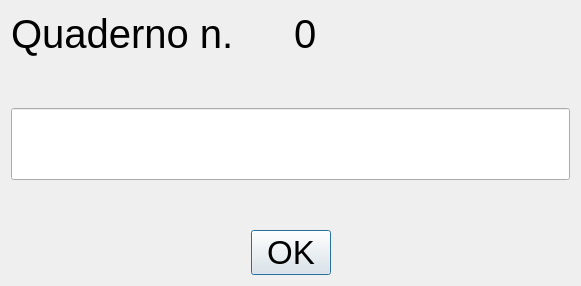
<?xml version="1.0" encoding="UTF-8"?>
<ui version="4.0">
 <class>DialogEtichetta</class>
 <widget class="QDialog" name="DialogEtichetta">
  <property name="geometry">
   <rect>
    <x>0</x>
    <y>0</y>
    <width>581</width>
    <height>286</height>
   </rect>
  </property>
  <property name="windowTitle">
   <string>Dialog</string>
  </property>
  <layout class="QGridLayout" name="gridLayout_2">
   <item row="0" column="0">
    <layout class="QVBoxLayout" name="verticalLayout">
     <item>
      <layout class="QHBoxLayout" name="horizontalLayout">
       <item>
        <widget class="QLabel" name="label">
         <property name="font">
          <font>
           <pointsize>30</pointsize>
          </font>
         </property>
         <property name="text">
          <string>Quaderno n.</string>
         </property>
        </widget>
       </item>
       <item>
        <widget class="QLabel" name="label_2">
         <property name="font">
          <font>
           <pointsize>30</pointsize>
          </font>
         </property>
         <property name="text">
          <string>0</string>
         </property>
         <property name="scaledContents">
          <bool>false</bool>
         </property>
        </widget>
       </item>
      </layout>
     </item>
     <item>
      <spacer name="verticalSpacer">
       <property name="orientation">
        <enum>Qt::Vertical</enum>
       </property>
       <property name="sizeHint" stdset="0">
        <size>
         <width>13</width>
         <height>40</height>
        </size>
       </property>
      </spacer>
     </item>
     <item>
      <widget class="QLineEdit" name="lineEdit">
       <property name="minimumSize">
        <size>
         <width>0</width>
         <height>72</height>
        </size>
       </property>
       <property name="font">
        <font>
         <pointsize>30</pointsize>
        </font>
       </property>
      </widget>
     </item>
     <item>
      <spacer name="verticalSpacer_2">
       <property name="orientation">
        <enum>Qt::Vertical</enum>
       </property>
       <property name="sizeHint" stdset="0">
        <size>
         <width>20</width>
         <height>40</height>
        </size>
       </property>
      </spacer>
     </item>
    </layout>
   </item>
   <item row="1" column="0">
    <layout class="QGridLayout" name="gridLayout">
     <item row="0" column="0">
      <spacer name="horizontalSpacer">
       <property name="orientation">
        <enum>Qt::Horizontal</enum>
       </property>
       <property name="sizeHint" stdset="0">
        <size>
         <width>198</width>
         <height>20</height>
        </size>
       </property>
      </spacer>
     </item>
     <item row="0" column="2">
      <spacer name="horizontalSpacer_2">
       <property name="orientation">
        <enum>Qt::Horizontal</enum>
       </property>
       <property name="sizeHint" stdset="0">
        <size>
         <width>228</width>
         <height>20</height>
        </size>
       </property>
      </spacer>
     </item>
     <item row="0" column="1">
      <widget class="QPushButton" name="pushButton">
       <property name="font">
        <font>
         <pointsize>25</pointsize>
        </font>
       </property>
       <property name="text">
        <string>OK</string>
       </property>
      </widget>
     </item>
    </layout>
   </item>
  </layout>
 </widget>
 <resources/>
 <connections>
  <connection>
   <sender>pushButton</sender>
   <signal>clicked()</signal>
   <receiver>DialogEtichetta</receiver>
   <slot>reject()</slot>
   <hints>
    <hint type="sourcelabel">
     <x>282</x>
     <y>246</y>
    </hint>
    <hint type="destinationlabel">
     <x>338</x>
     <y>280</y>
    </hint>
   </hints>
  </connection>
 </connections>
</ui>
